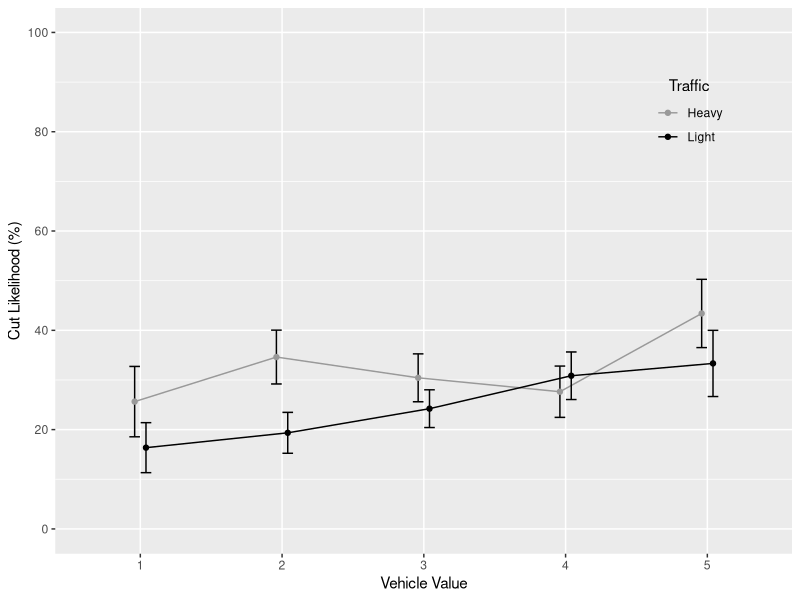
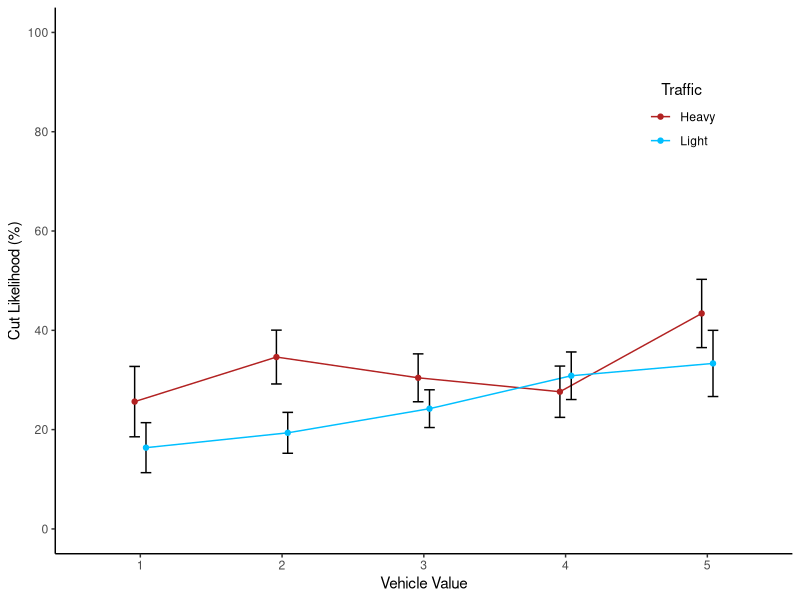
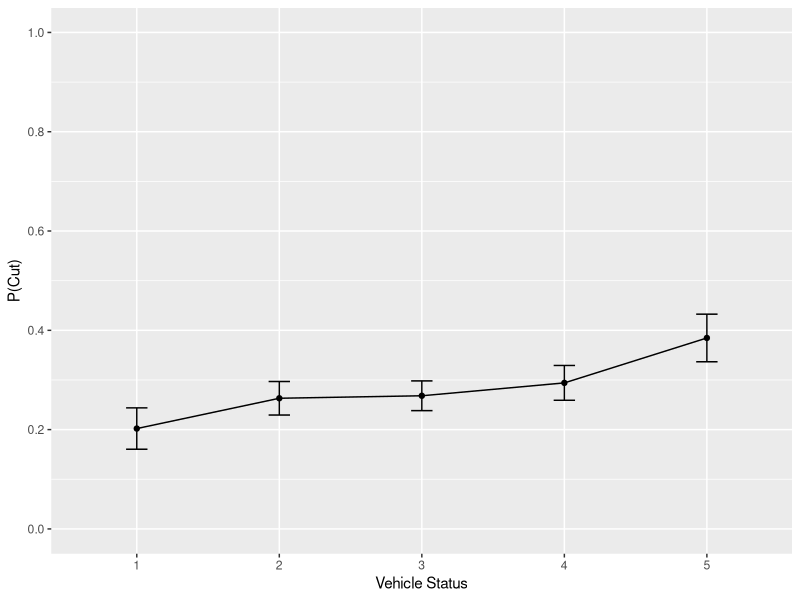
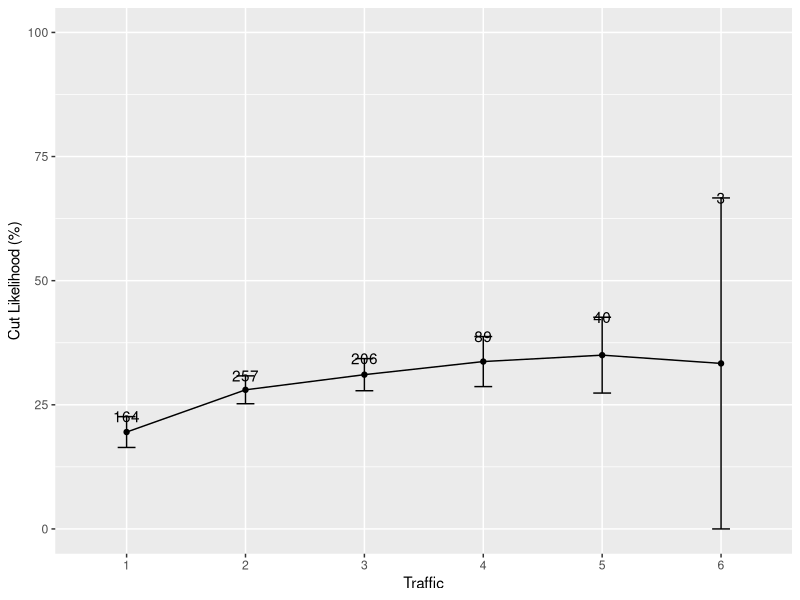
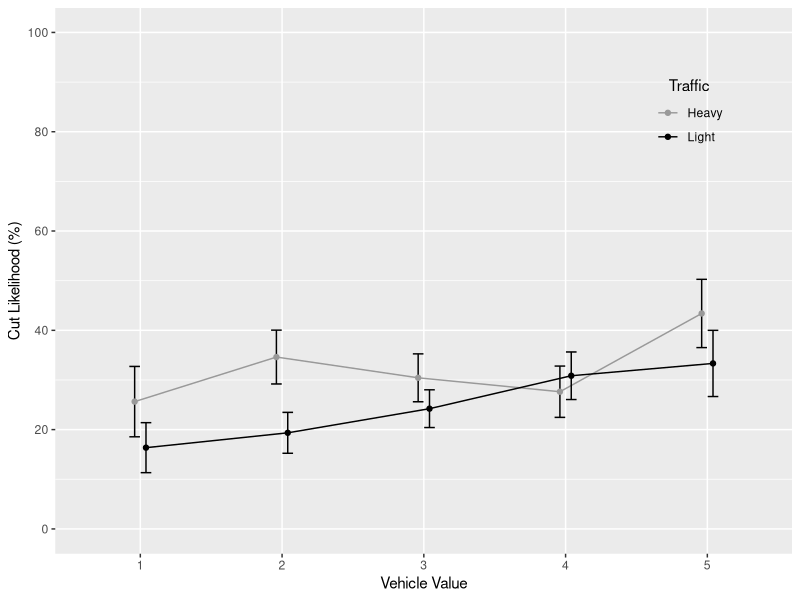
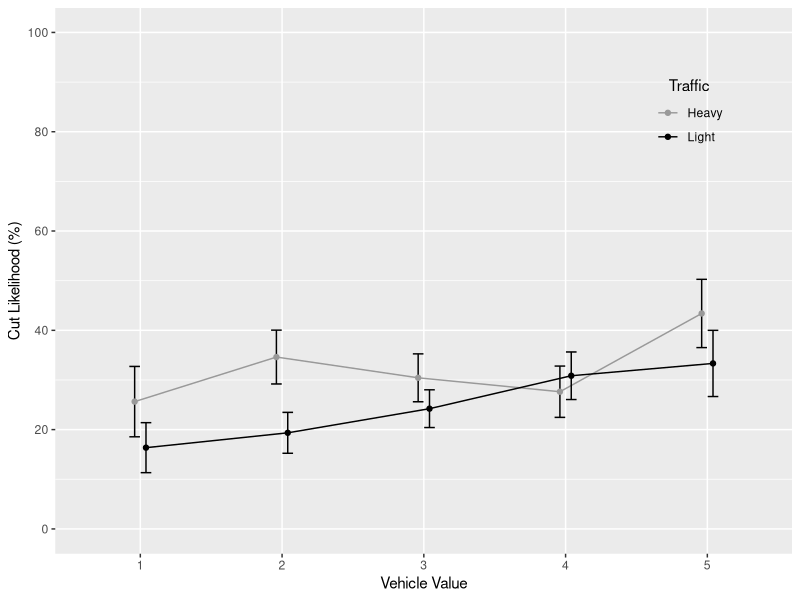
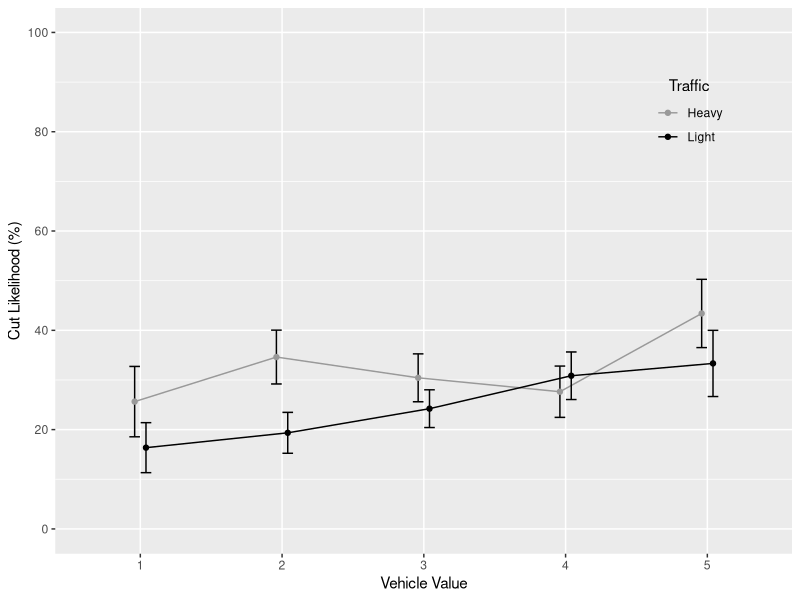
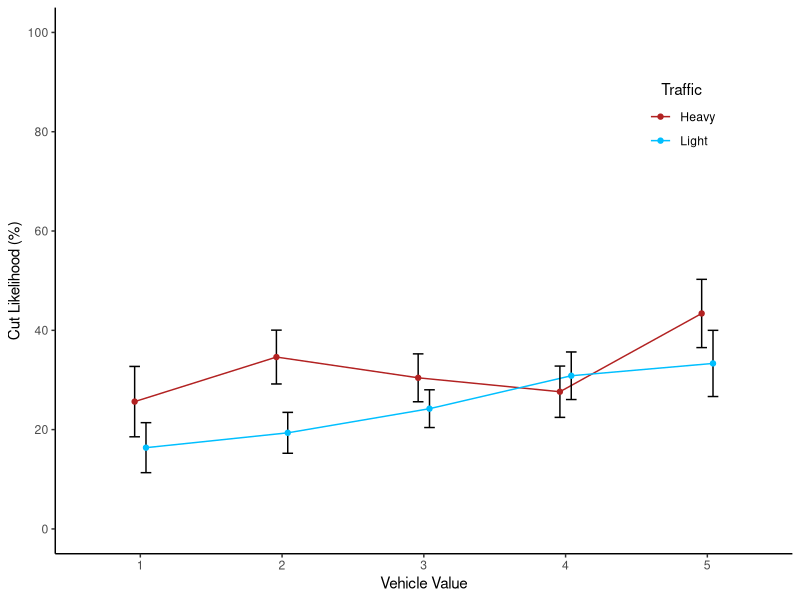

Write the R code that produced these figures, in order. (Note: this script raises an error after producing the figures.)
# Author: Jeremy Boyd (jboyd@ucsd.edu)
# Date: June 24, 2015
# Summary: Analysis of HDP 181 Experiment 1B data: effects of driver SES
# on cutting behavior at all-way stops. NOTE: Datapoint me10 was missing its
# time, so I estimated time as being in between datapoints me09 and me11.

# Load libraries
library(ggplot2)
library(plotrix)
library(timeDate)
library(lme4)
library(plyr)
library(gridExtra)
library(dplyr)

# Read in data.
cuts = read.delim('Experiment 1B data 140122.txt', header = TRUE)

################################################################
# CLEAN UP DATA
################################################################

# Make cutoff codes uniform
cuts$cutoff = factor(ifelse((cuts$cutoff == 'no' | cuts$cutoff == 'No' | cuts$cutoff == 'N' | cuts$cutoff == 'n'), 'no', ifelse((cuts$cutoff == 'y' | cuts$cutoff == 'Y' | cuts$cutoff == 'yes' | cuts$cutoff == 'Yes'), 'yes', 'other')))

# Make driverSex codes uniform
cuts$driverSex = factor(ifelse((cuts$driverSex == 'f' | cuts$driverSex == 'F' | cuts$driverSex == 'w'), 'f', ifelse((cuts$driverSex == 'm' | cuts $driverSex == 'M'), 'm', 'other')))

# Exclude datapoints with 'other' in the driverSex, driverAge, traffic, and cutoff columns. This amounts to 19 datapoints, or 2.44% of the data (778 originally - 19 = 759.
cuts = cuts[cuts$driverSex != 'other',]
cuts = cuts[cuts$driverAge != 'other',]
cuts = cuts[cuts$traffic != 'other',]
cuts = cuts[cuts$cutoff != 'other',]

# Drop unused 'other' levels from variables.
cuts$driverSex = cuts$driverSex[, drop = TRUE]
cuts$driverAge = cuts$driverAge[, drop = TRUE]
cuts$traffic = cuts$traffic[, drop = TRUE]
cuts$cutoff = cuts$cutoff[, drop = TRUE]
cuts$vehicleID = cuts$vehicleID[, drop = TRUE]

# Make driverAge and traffic numeric
cuts$driverAge = as.numeric(cuts$driverAge)
cuts$traffic = as.numeric(cuts$traffic)

# Make zip code categorical
cuts$zip = factor(cuts$zip)

# Recode time as hours past midnight
cuts$time2 = difftime(timeDate(as.character(cuts$time), format = '%H:%M:%S' ), timeDate('00:00:00', format = '%H:%M:%S'))

# Recode cutoff as numeric: 1 for yes; 0 for no.
cuts$cutoff2 = as.numeric(ifelse(cuts$cutoff == 'yes', 1, 0))

################################################################
# SUMMARIZE USING FIGURES
################################################################

# Interaction of vehicleStatus and traffic, with traffic coded as low (1-2) vs. high (3-6). This gives us 421 datapoints in the low category (55%), and 338 in the high category (45%).
cuts$traffic2 = factor(ifelse(cuts$traffic <= 2, 'low', 'high'))
cuts.sum4 = ddply(cuts, c('vehicleStatus', 'traffic2'), summarise, mean = mean(cutoff2) * 100, se = std.error(cutoff2) * 100)
pd <- position_dodge(0.16)
ggplot(cuts.sum4, aes(x = factor(vehicleStatus), y = mean, color = traffic2, group = traffic2)) + geom_line(position = pd) + geom_errorbar(aes(ymax = mean + se, ymin = mean - se), color = 'black', width = .15, position = pd) + geom_point(position = pd) + scale_x_discrete(name = 'Vehicle Value') + scale_y_continuous(name = 'Cut Likelihood (%)', limits = c(0, 100), breaks = seq(0, 100, 20)) + scale_color_manual(name = 'Traffic', labels = c('Heavy', 'Light'), values = c('gray60', 'black')) + theme(legend.position = c(.86, .807), legend.background = element_rect(fill = "transparent"), legend.key = element_rect(fill = "transparent", color = "transparent"), legend.title.align = .5)

# Create png, pdf, and jpeg versions of the figure.
ggsave(filename = 'figure4.png', width = 3.5, height = 3, dpi = 400)
ggsave(filename = 'figure4.pdf', width = 3.5, height = 3)
ggsave(filename = 'figure4.jpeg', width = 3.5, height = 3, dpi = 1000, units = "in")

# Same figure as above, but use colors and classic theme.
ggplot(cuts.sum4, aes(x = factor(vehicleStatus), y = mean, color = traffic2, group = traffic2)) + geom_line(position = pd) + geom_errorbar(aes(ymax = mean + se, ymin = mean - se), color = 'black', width = .15, position = pd) + geom_point(position = pd) + scale_x_discrete(name = 'Vehicle Value') + scale_y_continuous(name = 'Cut Likelihood (%)', limits = c(0, 100), breaks = seq(0, 100, 20)) + scale_color_manual(name = 'Traffic', labels = c('Heavy', 'Light'), values = c('firebrick', 'deepskyblue')) + theme_classic() + theme(legend.position = c(.85, .80), legend.background = element_rect(fill = "transparent"), legend.key = element_rect(fill = "transparent", color = "transparent"), legend.title.align = .5)
ggsave(filename = "figure4_color.svg", width = 3.5, height = 3)
ggsave(filename = "figure4_color.pdf", width = 3.5, height = 3)
ggsave(filename = "figure4_color.png", width = 3.5, height = 2.6, dpi = 400)
ggsave(filename = "figure4_color.eps", width = 3.5, height = 2.6, dpi = 400)

# Figure of vehicleStatus predicting proportion of cuts.
cuts.sum1 = ddply(cuts, 'vehicleStatus', summarise, mean = mean(cutoff2), se = std.error(cutoff2))
cuts.sum1$group = 'group'
ggplot(cuts.sum1, aes(x = factor(vehicleStatus), y = mean, group = group)) + geom_line() + geom_point() + geom_errorbar(aes(ymax = mean + se, ymin = mean - se), width = .15) + scale_x_discrete(name = 'Vehicle Status') + scale_y_continuous(name = 'P(Cut)', limits = c(0, 1), breaks = seq(0, 1, .2))

# Make png and pdf of figure
ggsave(filename = 'vehicleStatus.png', width = 6, height = 4.5, dpi = 400)
ggsave(filename = 'vehicleStatus.pdf', width = 6, height = 4.5)

# Figure of traffic predicting proportion of cuts.
cuts.sum7 = ddply(cuts, 'traffic', summarise, mean = mean(cutoff2) * 100, se = std.error(cutoff2) * 100, n = length(cutoff2))
cuts.sum7$group = 'group'
ggplot(cuts.sum7, aes(x = factor(traffic), y = mean, group = group)) + geom_line() + geom_point() + geom_errorbar(aes(ymax = mean + se, ymin = mean - se), width = .15) + scale_x_discrete(name = 'Traffic') + scale_y_continuous(name = 'Cut Likelihood (%)', limits = c(0, 100)) + geom_text(aes(label = n, y = mean + se + .06))

# Make png and pdf of figure.
ggsave(filename = 'traffic.png', width = 6, height = 4.5, dpi = 400)
ggsave(filename = 'traffic.pdf', width = 6, height = 4.5)

# Piff's low and high cut numbers: 10-30
# so vehicleStatus 1=10, 2-15, 3=20, 4=25, 5=30
# Make mine like this to center in figure better: 1=30, 2=35, 3=40, 4=45, 5=50
# For no interaction figure, just add/subtract 10 for each value

# Make a prediction figure for no interaction
noInter = data.frame(vehicleStatus = c(1, 1, 2, 2, 3, 3, 4, 4, 5, 5), traffic = c('high', 'low', 'high', 'low', 'high', 'low', 'high', 'low', 'high', 'low'), mean = c(40, 20, 46, 26, 52, 32, 58, 38, 64, 44))
pred1 = ggplot(noInter, aes(x = factor(vehicleStatus), y = mean, color = traffic, group = traffic)) + geom_line() + geom_point() + scale_x_discrete(name = 'Driver SES') + scale_y_continuous(name = 'Cut Likelihood', limits = c(0, 100), breaks = seq(0, 100, 20)) + scale_color_manual(name = 'Traffic', labels = c('Heavy', 'Light'), values = c('firebrick', 'deepskyblue')) + theme_classic() + theme(axis.text.y = element_blank(), axis.title.y = element_blank(), axis.text.x = element_blank()) +  ggtitle("Ethics")

# Make interaction prediction figure
inter = data.frame(vehicleStatus = c(1, 1, 2, 2, 3, 3, 4, 4, 5, 5), traffic = c('high', 'low', 'high', 'low', 'high', 'low', 'high', 'low', 'high', 'low'), mean = c(30, 30, 40, 32, 50, 34, 60, 36, 70, 38))
pred2 = ggplot(inter, aes(x = factor(vehicleStatus), y = mean, color = traffic, group = traffic)) + geom_line() + geom_point() + scale_x_discrete(name = 'Driver SES') + scale_y_continuous(name = 'Cut Likelihood', limits = c(0, 100), breaks = seq(0, 100, 20)) + scale_color_manual(name = 'Traffic', labels = c('Heavy',  'Light'), values = c('firebrick', 'deepskyblue')) + theme_classic() + theme(axis.text.y = element_blank(), axis.text.x = element_blank(), legend.position = 'none') + ggtitle("Attention")

# Combine into 1 x 2 plot
pdf('figure1.pdf', width = 7.25, height = 2.3)
grid.newpage()
pushViewport(viewport(layout = grid.layout(1, 200)))
vplayout <- function(x, y) viewport(layout.pos.row = x, layout.pos.col = y)
print(pred2, vp = vplayout(1, 1:87))
print(pred1, vp = vplayout(1, 88:200))
dev.off()

# Same as above but jpeg format
jpeg('figure1.jpeg', width = 7.25, height = 2.3, units = "in", quality = 100, res = 1000)
grid.newpage()
pushViewport(viewport(layout = grid.layout(1, 200)))
vplayout <- function(x, y) viewport(layout.pos.row = x, layout.pos.col = y)
print(pred2, vp = vplayout(1, 1:87))
print(pred1, vp = vplayout(1, 88:200))
dev.off()

# SVG format
svg('figure1.svg', width = 7.25, height = 2.3)
grid.newpage()
pushViewport(viewport(layout = grid.layout(1, 200)))
vplayout <- function(x, y) viewport(layout.pos.row = x, layout.pos.col = y)
print(pred2, vp = vplayout(1, 1:87))
print(pred1, vp = vplayout(1, 88:200))
dev.off()

# EPS format
postscript(file = "figure1.eps", width = 7.25, height = 2.3, horizontal = FALSE, onefile = FALSE)
grid.newpage()
pushViewport(viewport(layout = grid.layout(1, 200)))
vplayout <- function(x, y) viewport(layout.pos.row = x, layout.pos.col = y)
print(pred2, vp = vplayout(1, 1:87))
print(pred1, vp = vplayout(1, 88:200))
dev.off()

################################################################
# FIGURES/TABLES SUMMARIZING THE DATA
################################################################

# Amount of data at each level of status x traffic.
xtabs(~ vehicleStatus + traffic, cuts)

# Counts and proportions of data based on sex.
xtabs(~ driverSex, cuts)
xtabs(~ driverSex, cuts) / length(cuts$driverSex)

# Counts and proportions of data based on age
xtabs(~ driverAge, cuts)
xtabs(~ driverAge, cuts) / length(cuts$driverAge)

# Set font sizes for figures
fontSize = 3

# Frequency distribution of vehicle status. Shows a median vehicle status of 3 (n = 220).
figA = ggplot(cuts, aes(x = factor(vehicleStatus))) + geom_histogram(binwidth = 1, color = 'black', fill = 'gray50', width = 1) + geom_text(size = fontSize, stat = 'bin', binwidth = 1, aes(y = ..count.., label = sprintf("%.1f%%", ..count.. / 759 * 100)), vjust = -.5) + scale_x_discrete(name = 'Vehicle Value') + scale_y_continuous(name = 'Frequency', limits = c(0, 250), breaks = seq(0, 250, 50)) + ggtitle('A.') + theme_classic()

# Frequency distribution of traffic. Shows a median of 2 (n = 257) with decreasing amounts of data after that. Maximum traffic for these data was 6 (n = 3).
figB = ggplot(cuts, aes(x = factor(traffic))) + geom_histogram(binwidth = 1, color = 'black', fill = 'gray50', width = 1) + geom_text(size = fontSize, stat = 'bin', binwidth = 1, aes(y = ..count.., label = sprintf("%.1f%%", ..count.. / 759 * 100)), vjust = -.5) + scale_x_discrete(name = 'Traffic') + scale_y_continuous(name = 'Frequency', limits = c(0, 290), breaks = seq(0, 260, 50)) + ggtitle('B.') + theme_classic()

# Frequency distribution of driverSex. Shows 39% of drivers were female, 61% were male.
figC = ggplot(cuts, aes(x = driverSex)) + geom_histogram(binwidth = 1, color = 'black', fill = 'gray50', width = 1)  + geom_text(size = fontSize, stat = 'bin', binwidth = 1, aes(y = ..count.., label = sprintf("%.1f%%", ..count.. / 759 * 100)), vjust = -.5) + scale_x_discrete(name = 'Driver Sex', labels = c('Female', 'Male')) + scale_y_continuous(name = 'Frequency', limits = c(0, 520), breaks = seq(0, 500, 100)) + ggtitle('C.') + theme_classic()

# Frequency distribution of driverAge. The majority of drivers (n = 407 were perceived to be between 16-35 years old.
figD = ggplot(cuts, aes(x = factor(driverAge))) + geom_histogram(binwidth = 1, color = 'black', fill = 'gray50', width = 1) + geom_text(size = fontSize, stat = 'bin', binwidth = 1, aes(y = ..count.., label = sprintf("%.1f%%", ..count.. / 759 * 100)), vjust = -.5) + scale_x_discrete(name = 'Driver Age (Years)', labels = c('16-35', '36-55', '56+')) + scale_y_continuous(name = 'Frequency', limits = c(0, 460), breaks = seq(0, 420, 100)) + ggtitle('D.') + theme_classic()

# Frequency distribution of time of day. Shows a median from 18:00-18:59 (6-6:59pm), with most data collected between 12:00 and 19:00.
cuts$time3 = as.numeric(cuts$time2)
figE = ggplot(cuts, aes(x = time3)) + geom_histogram(binwidth = 1, color = 'black', fill = 'gray50') + scale_x_continuous(name = 'Time of Day (24-Hour Clock)', limits = c(0, 23), breaks = seq(0, 23, 1)) + scale_y_continuous(name = 'Frequency', limits = c(0, 120), breaks = seq(0, 120, 20)) + ggtitle('E.') + theme_classic()

# Arrange all figures in same image file.
pdf('figure3.pdf', width = 7.25, height = 6)
grid.newpage()
pushViewport(viewport(layout = grid.layout(3, 2)))
print(figA, vp = vplayout(1, 1))
print(figB, vp = vplayout(1, 2))
print(figC, vp = vplayout(2, 1))
print(figD, vp = vplayout(2, 2))
print(figE, vp = vplayout(3, 1:2))
dev.off()

# JPG version of above image
jpeg('figure3.jpeg', width = 7.25, height = 6, units = "in", quality = 100, res = 1000)
grid.newpage()
pushViewport(viewport(layout = grid.layout(3, 2)))
print(figA, vp = vplayout(1, 1))
print(figB, vp = vplayout(1, 2))
print(figC, vp = vplayout(2, 1))
print(figD, vp = vplayout(2, 2))
print(figE, vp = vplayout(3, 1:2))
dev.off()

# SVG of above image
svg('figure3.svg', width = 7.25, height = 6)
grid.newpage()
pushViewport(viewport(layout = grid.layout(3, 2)))
print(figA, vp = vplayout(1, 1))
print(figB, vp = vplayout(1, 2))
print(figC, vp = vplayout(2, 1))
print(figD, vp = vplayout(2, 2))
print(figE, vp = vplayout(3, 1:2))
dev.off()

# EPS of above image
postscript(file = "figure3.eps", width = 7.25, height = 6, horizontal = FALSE, onefile = FALSE)
grid.newpage()
pushViewport(viewport(layout = grid.layout(3, 2)))
print(figA, vp = vplayout(1, 1))
print(figB, vp = vplayout(1, 2))
print(figC, vp = vplayout(2, 1))
print(figD, vp = vplayout(2, 2))
print(figE, vp = vplayout(3, 1:2))
dev.off()

################################################################
# MIXED MODEL WITH RANDOM EFFECTS FOR RATERS & INTERSECTIONS
################################################################

# Convert time2 to numeric
cuts$time2 <- as.numeric(cuts$time2)

# Make subset with only those variables that will be used in model.
cuts2 <- select(cuts, rater, interID, vehicleStatus, traffic, driverSex, driverAge, time2, cutoff)

# Convert continuous predictors to z-scores using scale(). This is done in an effort to get rid of warnings when I try to fit a glmer model below.
cuts2$vehicleStatus <- scale(cuts2$vehicleStatus)
cuts2$traffic <- scale(cuts2$traffic)
cuts2$driverAge <- scale(cuts2$driverAge)
cuts2$time2 <- scale(cuts2$time2)

# Adjust contrasts to balance driverSex. Male is the default, so the model coefficient will indicate whether males are more/less likely to cut than females.
xtabs(~ driverSex, cuts2) / length(cuts2$rater)
contrasts(cuts2$driverSex) = cbind("Male" = c(-.61, .39))

# Model with maximal random effects structure. Throws multiple convergence warnings.
cuts2.glmer1 <- glmer(cutoff == "yes" ~ vehicleStatus + traffic + vehicleStatus:traffic + driverSex + driverAge + time2 + (1 + (vehicleStatus + traffic + vehicleStatus:traffic + driverSex + driverAge + time2)|rater) + (1 + (vehicleStatus + traffic + vehicleStatus:traffic + driverSex + driverAge + time2)|interID), data = cuts2, family = "binomial")

# Restart from previous fit, but now bumping up the maximum number of iterations and using the bobyqa optimizer for both phases.
ss <- getME(cuts2.glmer1, c("theta","fixef"))
cuts2.glmer2 <- update(cuts2.glmer1, start = ss, control = glmerControl(optimizer = "bobyqa", optCtrl = list(maxfun = 2e6)))

# Calculate 95% CIs for fixed effects parameters using the Wald method.
ci.wald <- confint(cuts2.glmer2, level = 0.95, method = "Wald", .progress = "txt")

# Print variance-covariance matrix. This is required for submission to some journals.
vcov(cuts2.glmer2)
